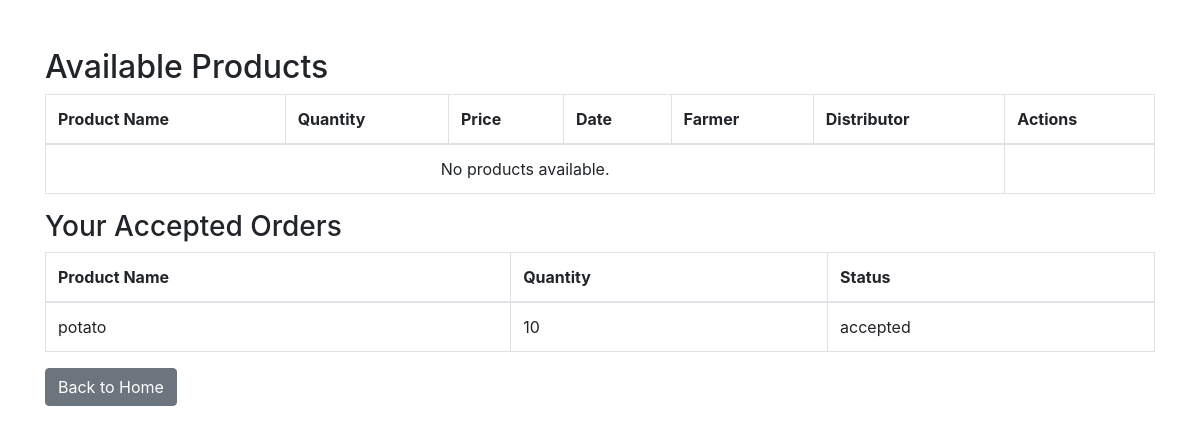
Screenshot of /view_products (signed in) with the database file from the repository.
### app.py (models this page shows, shortened)
class Order(db.Model):
    id = db.Column(db.Integer, primary_key=True)
    product_id = db.Column(db.Integer, db.ForeignKey('product.id'), nullable=False)
    distributor_id = db.Column(db.Integer, db.ForeignKey('user.id'), nullable=False)
    farmer_id = db.Column(db.Integer, db.ForeignKey('user.id'), nullable=False)
    status = db.Column(db.String(20), nullable=False, default='waiting')
    chain = db.Column(db.String(255), nullable=True)
    product = db.relationship('Product', backref='orders', lazy=True)

class Product(db.Model):
    id = db.Column(db.Integer, primary_key=True)
    name = db.Column(db.String(80), nullable=False)
    quantity = db.Column(db.Integer, nullable=False)
    price = db.Column(db.Integer, nullable=False)
    farmer_name = db.Column(db.String(80), nullable=False)
    manufacture_date = db.Column(db.Date, nullable=False, default=datetime.utcnow)
    farmer_id = db.Column(db.Integer, db.ForeignKey('user.id'), nullable=False)

### app.py (the view)
@app.route('/view_products')
def view_products():
    if 'role' in session and session['role'] == 'distributor':
        products = Product.query.all()
        accepted_orders = Order.query.filter_by(distributor_id=session['user_id'], status='accepted').all()
        accepted_product_ids = [order.product_id for order in accepted_orders]
        available_products = []
        for product in products:
            product_info = {
                'id': product.id,
                'name': product.name,
                'quantity': product.quantity,
                'price': product.price,
                'manufacture_date': product.manufacture_date,
                'farmer_name': product.farmer_name,
                'purchased_by': None
            }
            order = Order.query.filter_by(product_id=product.id, status='accepted').first()
            if order:
                distributor = User.query.get(order.distributor_id)
                product_info['purchased_by'] = distributor.username
            if product.id not in accepted_product_ids:
                available_products.append(product_info)
        return render_template('product_list.html', products=available_products, accepted_orders=accepted_orders)
    return redirect(url_for('login'))

### templates/product_list.html (shortened to what this page needs)
<!DOCTYPE html>
<html lang="en">
<head>
    <link rel="stylesheet" href="https://cdnjs.cloudflare.com/ajax/libs/bootstrap/4.5.2/css/bootstrap.min.css">
</head>
<body>
    <div class="container mt-5">
        <h2>Available Products</h2>
        <table class="table table-bordered">
            <thead>
                <tr>
                    <th>Product Name</th>
                    <th>Quantity</th>
                    <th>Price</th>
                    <th>Date</th>
                    <th>Farmer</th>
                    <th>Distributor</th>
                    {% if session.role == 'distributor' %}
                    <th>Actions</th>
                    {% endif %}
                </tr>
            </thead>
            <tbody>
                {% for product in products %}
                <tr id="product-row-{{ product.id }}">
                    <td>{{ product.name }}</td>
                    <td>{{ product.quantity }}</td>
                    <td>${{ product.price }}</td>
                    <td>{{ product.manufacture_date }}</td>
                    <td>{{ product.farmer_name }}</td>
                    <td>
                        {% if product.purchased_by %}
                            {{ product.purchased_by }}
                        {% else %}
                            Not Purchased
                        {% endif %}
                    </td>
                    {% if session.role == 'distributor' %}
                    <td>
                        <button class="btn btn-primary buy-btn" data-product-id="{{ product.id }}">Buy</button>
                        <span class="status" id="status-{{ product.id }}"></span>
                    </td>
                    {% endif %}
                </tr>
                {% else %}
                <tr>
                    <td colspan="6" class="text-center">No products available.</td>
                </tr>
                {% endfor %}
            </tbody>
        </table>
        <h3>Your Accepted Orders</h3>
        <table class="table table-bordered">
            <thead>
                <tr>
                    <th>Product Name</th>
                    <th>Quantity</th>
                    <th>Status</th>
                </tr>
            </thead>
            <tbody>
                {% for order in accepted_orders %}
                <tr>
                    <td>{{ order.product.name }}</td>
                    <td>{{ order.product.quantity }}</td>
                    <td>{{ order.status }}</td>
                </tr>
                {% else %}
                <tr>
                    <td colspan="3" class="text-center">No accepted orders.</td>
                </tr>
                {% endfor %}
            </tbody>
        </table>
        <a href="{{ url_for('index') }}" class="btn btn-secondary">Back to Home</a>
    </div>
</body>
</html>

### rows the page displays
Order: product.name "potato", product.quantity "10", status "accepted"
